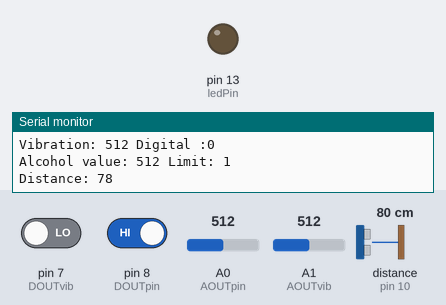
Recording of a sketch running on a simulated Arduino Uno, built with avr-gcc and run on an emulated ATmega328P. Shown: output pins drawn as LEDs (lit = HIGH), the last lines printed to the serial monitor. Wiring (inferred from the names in the program): ultrasonic range finder: trigger pin 9; echo pin 10. Dashed ring = blinking. The inputs (shaded band) are chosen by the test bench; at power-on: pin 8 (DOUTpin) HIGH, distance to the obstacle (sensor on pin 10) 80 cm, pin 7 (DOUTvib) LOW, A0 (AOUTpin) = 512, A1 (AOUTvib) = 512. The echo pulse lasts 58.3 µs per cm; pins used as bus, display or sensor lines are not drawn.

Above: at 2.3 s.
2.4 s: pin 8 (DOUTpin) driven LOW
At 3.4 s:
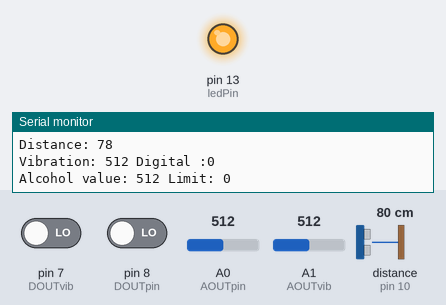
4.5 s: distance to the obstacle (sensor on pin 10) set to 97 cm
6.7 s: distance to the obstacle (sensor on pin 10) set to 106 cm
At 9.4 s:
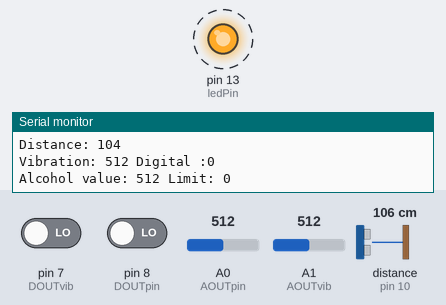
11.9 s: distance to the obstacle (sensor on pin 10) set to 2 cm
At 13.5 s:
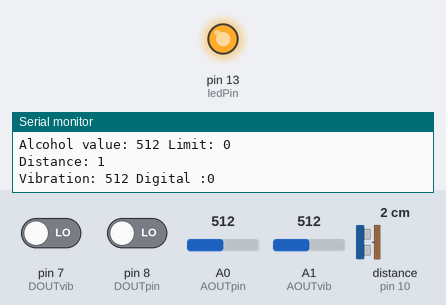
14.0 s: pin 8 (DOUTpin) driven HIGH
At 16.7 s:
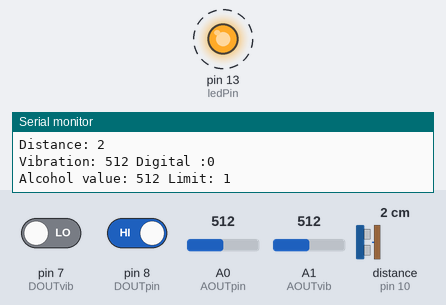
Timing chart, 0 to 20.2 s (numbered marks = the images above; inputs shaded):
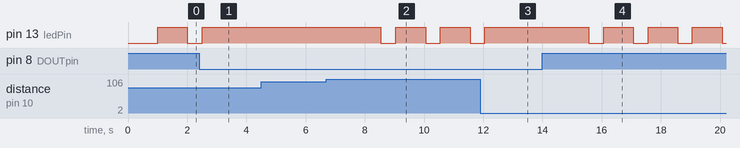

The sketch:

SafeRide.ino
```cpp
#include <SoftwareSerial.h>
SoftwareSerial mySerial(5, 6); //SIM900 Tx & Rx is connected to Arduino #5 & #6

//set pins for alcohol sensor
const int AOUTpin=0;
const int DOUTpin=8;
//set pins for ultrasonic sensor
const int trigPin = 9;
const int echoPin = 10;
//sets pins for vibration sensor
const int AOUTvib=1;
const int DOUTvib=7;

const int ledPin=13;

//defines variables alcohol
int limit;
int value;
// defines variables ultrasonic
long duration;
int distance;
//defines variables vibrations
int motionDetected = HIGH;
int sensorVal = 0;


//sets input and output
void setup() {
  //pins alcohol
  pinMode(DOUTpin, INPUT);
  //pins ultrasonic
  pinMode(trigPin, OUTPUT);
  pinMode(echoPin, INPUT);
  //output LED
  pinMode(ledPin, OUTPUT);

  Serial.begin(9600);

  //Begin serial communication with Arduino and SIM900
  mySerial.begin(9600);

  /*Serial.println("Initializing...");
  delay(1000);

  mySerial.println("AT"); //Handshaking with SIM900
  updateSerial();
  mySerial.println("AT+CSQ"); //Signal quality test, value range is 0-31 , 31 is the best
  updateSerial();
  mySerial.println("AT+CCID"); //Read SIM information to confirm whether the SIM is plugged
  updateSerial();
  mySerial.println("AT+CREG?"); //Check whether it has registered in the network
  updateSerial();
  mySerial.println("AT+COPS?"); //Check if it's connected to a network
  updateSerial();
  delay(5000);


  mySerial.println("AT+CMGF=1"); // Configuring TEXT mode
  updateSerial();
  mySerial.println("AT+CMGS=\"33xxxxxxxxxx\"");//international phone number
  updateSerial();
  mySerial.print("Hello World !"); //text to send
  updateSerial();
  mySerial.write(26);*/
}

/*void updateSerial()
{
  delay(500);
  while (Serial.available())
  {
    mySerial.write(Serial.read());
  }
  while(mySerial.available())
  {
    Serial.write(mySerial.read());
  }
}*/

void loop()
{
  //alcohol sensor code
  value= analogRead(AOUTpin);//reads the analaog value from AOUT pin
  limit= digitalRead(DOUTpin);//reads the digital value from DOUT pin
  Serial.print("Alcohol value: ");
  Serial.print(value);//prints the alcohol value
  Serial.print(" Limit: ");
  Serial.println(limit);//prints the limit reached as either LOW or HIGH
  delay(500);
  if (limit == LOW){
    digitalWrite(ledPin, HIGH);//if limit has been reached, LED turns on
  }
  else{
      digitalWrite(ledPin, LOW);//if threshold not reached, LED remains off
  }

  //====================================

  //Ultrasonic sensor code
  // Clears the trigPin
  digitalWrite(trigPin, LOW);
  delayMicroseconds(5);

  // Sets the trigPin on HIGH state for 10 micro seconds
  digitalWrite(trigPin, HIGH);
  delayMicroseconds(10);
  digitalWrite(trigPin, LOW);

  pinMode(echoPin, INPUT);
  // Reads the echoPin, returns the sound wave travel time in microseconds
  duration = pulseIn(echoPin, HIGH);

  // Calculating the distance
  distance= duration*0.034/2;

  Serial.print("Distance: ");
  Serial.println(distance);
  delay(500);

  if(distance < 100){
    digitalWrite(ledPin, HIGH);//if a vehicle is too close, LED turns on
  }
  else{
      digitalWrite(ledPin, LOW);
  }

  //====================================

   motionDetected = digitalRead(DOUTvib);
   sensorVal = analogRead(AOUTvib);
   Serial.print("Vibration: ");
   Serial.print(sensorVal);
   Serial.print(" Digital :");
   Serial.println(motionDetected);
   delay(500);
   if(sensorVal < 1000){
    digitalWrite(ledPin, HIGH);
   }
   else{
      digitalWrite(ledPin, LOW);
  }
}
```

Measured:
- the behaviour switches between 101 and 102 cm on distance to the obstacle (sensor on pin 10) (found by bisection; images 1 and 2)
- after the input at 2.4 s, pin 13 (ledPin): goes on until 2.5 s, then stays HIGH
- after the input at 6.7 s, pin 13 (ledPin): alternates HIGH for 1.0 s and LOW for 0.50 s, starting after 1.8 s
- after the input at 11.9 s, pin 13 (ledPin): goes on until 12.1 s, then stays HIGH
- after the input at 14.0 s, pin 13 (ledPin): alternates HIGH for 1.0 s and LOW for 0.50 s, starting after 1.6 s
